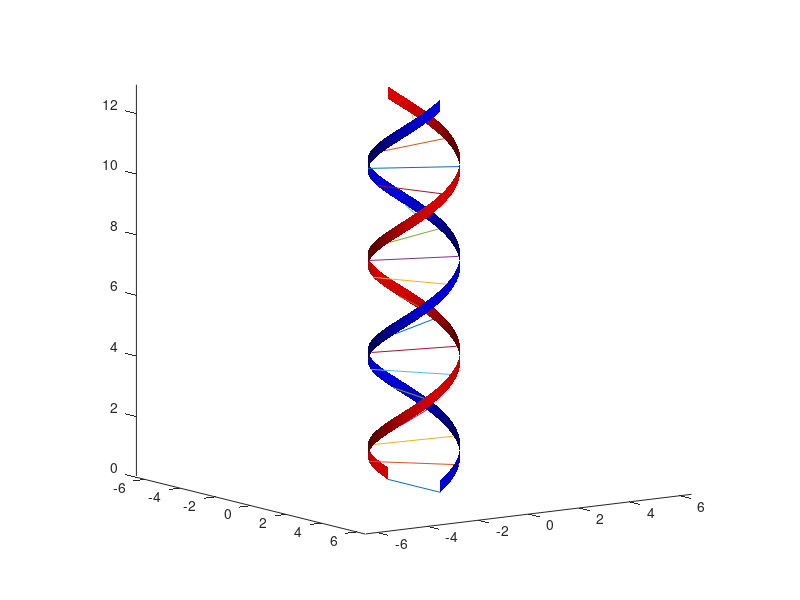

MATLAB code to generate this figure: (Note: this script raises an error after producing the figure.)
% dna_visualization_2D.m
% Copyright 2015 Kyle Zampaglione, Andrew P. Sabelhaus
% A function file to draw the structure of the DNA, in cross section.
% Function takes no arguments.
% -------------------------------------------------------
figure
a=0:0.05:4*pi;
r=1.5;

rcos = r*cos(a);
rsin = r*sin(a);
x1 = [rcos; rcos]';
y1 = [rsin; rsin]';
z = [a; a+0.4]';
surface(x1,y1,z,'facecolor','b','edgecolor','none');
%patch(surf2patch([rcos; rcos]',[rsin; rsin]',z),'facecolor','b','edgecolor','none'); % alternatively, use a patch!

a = a + pi;
rcos = r*cos(a);
rsin = r*sin(a);
x2 = [rcos; rcos]';
y2 = [rsin; rsin]';
surface(x2,y2,z,'facecolor','r','edgecolor','none');

I = 1:15:length(x1);
line([x1(I);x2(I)],[y1(I);y2(I)],[z(I);z(I)]);

axis on
view([55 10])
axis equal
camlight right; lighting phong